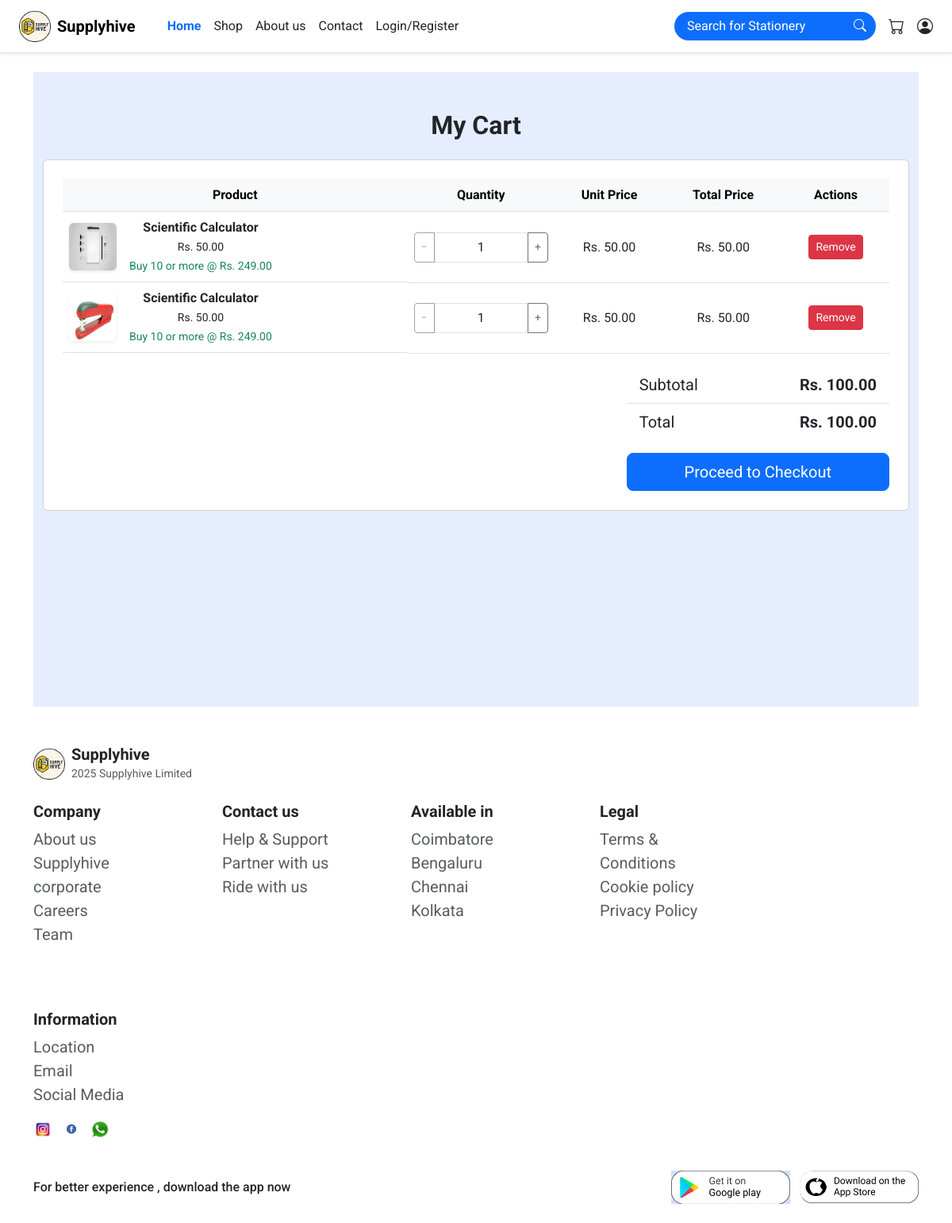
The app's page /cart/ (signed in) with its own data.
### shop/models.py (models this page shows, shortened)
class Product(models.Model):
    CATEGORY_CHOICES = [
        ('papers', 'Papers & Notebooks'),
        ('calculators', 'Calculators'),
        ('staplers', 'Staplers'),
        ('pens', 'Pens'),
        ('scissors', 'Scissors'),
    ]
    name = models.CharField(max_length=100)
    image = models.ImageField(upload_to='products/')
    price = models.DecimalField(max_digits=6, decimal_places=2)
    bulk_price = models.DecimalField(max_digits=6, decimal_places=2)
    rating = models.IntegerField(default=5)
    description = models.TextField(default='', help_text='Product description')
    features = models.TextField(default='', help_text='Add features, one per line')
    category = models.CharField(max_length=50, choices=CATEGORY_CHOICES,blank=False,null=False)

### shop/views.py (the view)
# urls.py: path('cart/', views.my_cart_view, name='my_cart'),
def my_cart_view(request):
    cart = get_or_create_cart(request)
    cart_items = CartItem.objects.filter(cart=cart)
    total = 0
    items = []
    for item in cart_items:
        unit_price = item.product.bulk_price if item.quantity >= 10 else item.product.price
        total_price = unit_price * item.quantity
        total += total_price
        items.append({
            'id': item.id,
            'product': item.product,
            'quantity': item.quantity,
            'unit_price': unit_price,
            'total_price': total_price
        })
    return render(request, 'mycart.html', {
        'cart_items': items,
        'total': total
    })

### shop/views.py (called while the page is built, shortened)
def get_or_create_cart(request):
    if request.user.is_authenticated:
        cart, created = Cart.objects.get_or_create(user=request.user)
    return cart

### shop/templates/mycart.html (shortened to what this page needs)
{% extends 'base.html' %}
{% load static %}
{% block content %}
<div class="container py-5" style="background-color: #e6edff; min-height: 100vh;">
    <h2 class="text-center fw-bold mb-4">My Cart</h2>
    {% if cart_items %}
    <div class="card p-4 mb-5">
        <div class="table-responsive">
            <table class="table align-middle text-center">
                <thead class="table-light">
                    <tr>
                        <th>Product</th>
                        <th>Quantity</th>
                        <th>Unit Price</th>
                        <th>Total Price</th>
                        <th>Actions</th>
                    </tr>
                </thead>
                <tbody>
                    {% for item in cart_items %}
                    <tr>
                        <td class="d-flex align-items-center gap-3">
                            <img src="{{ item.product.image.url }}" alt="{{ item.product.name }}" width="60" height="60" class="rounded shadow-sm">
                            <div>
                                <strong>{{ item.product.name }}</strong><br>
                                <small>Rs. {{ item.product.price }}</small><br>
                                <small class="text-success">Buy 10 or more @ Rs. {{ item.product.bulk_price }}</small>
                            </div>
                        </td>
                        <td>
                            <form action="{% url 'update_cart_item' item.id %}" method="post" class="d-inline">
                                <div class="input-group justify-content-center">
                                    <button name="action" value="decrement" class="btn btn-outline-secondary btn-sm" {% if item.quantity <= 1 %}disabled{% endif %}>−</button>
                                    <input type="text" value="{{ item.quantity }}" class="form-control text-center" style="width: 50px;" readonly>
                                    <button name="action" value="increment" class="btn btn-outline-secondary btn-sm">+</button>
                                </div>
                            </form>
                        </td>
                        <td>
                            Rs. {% if item.quantity >= 10 %}{{ item.product.bulk_price }}{% else %}{{ item.product.price }}{% endif %}
                        </td>
                        <td>
                            Rs. {{ item.total_price|floatformat:2 }}
                        </td>
                        <td>
                            <form action="{% url 'remove_cart_item' item.id %}" method="post">
                                <button type="submit" class="btn btn-danger btn-sm">Remove</button>
                            </form>
                        </td>
                    </tr>
                    {% endfor %}
                </tbody>
            </table>
        </div>
        <div class="row justify-content-end">
            <div class="col-md-4">
                <ul class="list-group list-group-flush fs-5">
                    <li class="list-group-item d-flex justify-content-between">
                        <span>Subtotal</span>
                        <strong>Rs. {{ total|floatformat:2 }}</strong>
                    </li>
                    <li class="list-group-item d-flex justify-content-between">
                        <span>Total</span>
                        <strong>Rs. {{ total|floatformat:2 }}</strong>
                    </li>
                </ul>
                <a href="{% url 'billing' %}" class="btn btn-primary btn-lg w-100 mt-3">Proceed to Checkout</a>
            </div>
        </div>
    </div>
    {% else %}
    <div class="alert alert-info text-center">
        Your cart is empty. <a href="{% url 'shop' %}" class="btn btn-outline-primary btn-sm ms-2">Shop Now</a>
    </div>
    {% endif %}
</div>
{% endblock %}

### shop/static/css/style.css (style rules this page uses)
body { font-family: 'Roboto',sans-serif; }
input::placeholder { color: white !important; opacity: 1; }

### records on screen
Product: product.image (picture), product.name "Scientific Calculator", product.price "50.00", product.bulk_price "249.00", quantity "1", total_price "50.00"
Product: product.image (picture), product.name "Scientific Calculator", product.price "50.00", product.bulk_price "249.00", quantity "1", total_price "50.00"

### other values on screen
{{ total|floatformat:2 }} "100.00"
